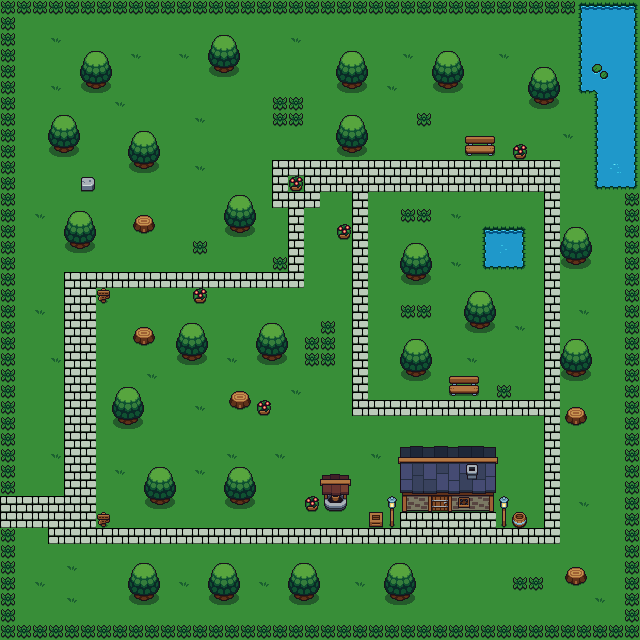

The image is a tile-based game level rendered from a .tmx file. Its description and source (layers, tilesets, objects; grid data summarised) follow:
An orthogonal 40x40 tile map with 16x16 px tiles, 5 tile layers (Floor, Wall, YSorting, YSorting2, ...) and 5 objects.

<map version="1.9" tiledversion="1.9.2" orientation="orthogonal" renderorder="right-down" width="40" height="40" tilewidth="16" tileheight="16" infinite="0" nextlayerid="8" nextobjectid="7">
 <tileset firstgid="1" name="tileset" tilewidth="16" tileheight="16" tilecount="420" columns="20">
  <image source="tileset.png" width="320" height="336" />
 </tileset>
 <layer id="1" name="Floor" width="40" height="40">
  <data>[1600 cells, 1600 non-empty, 3 distinct tile ids]</data>
 </layer>
 <layer id="2" name="Wall" width="40" height="40">
  <data>[1600 cells, 220 non-empty, 19 distinct tile ids]</data>
 </layer>
 <layer id="3" name="YSorting" width="40" height="40">
  <data>[1600 cells, 174 non-empty, 18 distinct tile ids]</data>
 </layer>
 <layer id="6" name="YSorting2" width="40" height="40">
  <data>[1600 cells, 40 non-empty, 40 distinct tile ids]</data>
 </layer>
 <layer id="7" name="YSorting3" width="40" height="40">
  <data>[1600 cells, 8 non-empty, 4 distinct tile ids]</data>
 </layer>
 <objectgroup id="4" name="Transition">
  <object id="6" x="0" y="496" width="16" height="32">
   <properties>
    <property name="map" value="map1" />
   </properties>
  </object>
 </objectgroup>
 <objectgroup id="5" name="Enemies">
  <object id="2" x="464" y="576" width="16" height="16">
   <properties>
    <property name="type" value="wasp" />
   </properties>
  </object>
  <object id="3" x="160" y="416" width="16" height="16">
   <properties>
    <property name="type" value="wasp" />
   </properties>
  </object>
  <object id="4" x="304" y="416" width="16" height="16">
   <properties>
    <property name="type" value="slime" />
   </properties>
  </object>
  <object id="5" x="224" y="128" width="16" height="16">
   <properties>
    <property name="type" value="slime" />
   </properties>
  </object>
 </objectgroup>
</map>
